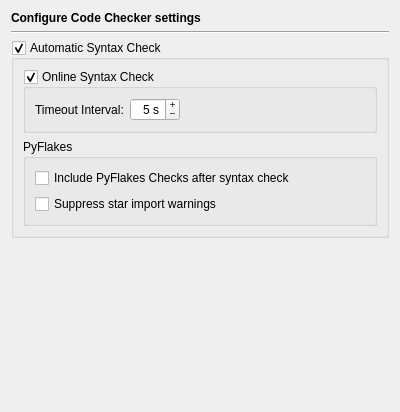
<?xml version="1.0" encoding="UTF-8"?>
<ui version="4.0">
 <class>EditorSyntaxPage</class>
 <widget class="QWidget" name="EditorSyntaxPage">
  <property name="geometry">
   <rect>
    <x>0</x>
    <y>0</y>
    <width>400</width>
    <height>412</height>
   </rect>
  </property>
  <property name="windowTitle">
   <string notr="true"/>
  </property>
  <layout class="QVBoxLayout" name="verticalLayout_2">
   <item>
    <widget class="QLabel" name="headerLabel">
     <property name="text">
      <string>&lt;b&gt;Configure Code Checker settings&lt;/b&gt;</string>
     </property>
    </widget>
   </item>
   <item>
    <widget class="Line" name="line2">
     <property name="frameShape">
      <enum>QFrame::HLine</enum>
     </property>
     <property name="frameShadow">
      <enum>QFrame::Sunken</enum>
     </property>
     <property name="orientation">
      <enum>Qt::Horizontal</enum>
     </property>
    </widget>
   </item>
   <item>
    <widget class="QGroupBox" name="automaticSyntaxCheckCheckBox">
     <property name="toolTip">
      <string>Select, whether source files should be checked automatically for syntax errors</string>
     </property>
     <property name="whatsThis">
      <string>&lt;b&gt;Automatic Syntax Check&lt;/b&gt;&lt;p&gt;Select to enable the automatic syntax checker. The syntax is checked, when a file is loaded or saved or the programming language of the editor is selected.&lt;/p&gt;</string>
     </property>
     <property name="title">
      <string>Automatic Syntax Check</string>
     </property>
     <property name="checkable">
      <bool>true</bool>
     </property>
     <layout class="QVBoxLayout" name="verticalLayout_3">
      <item>
       <widget class="QGroupBox" name="onlineCheckBox">
        <property name="toolTip">
         <string>Select to enable the online syntax checker</string>
        </property>
        <property name="whatsThis">
         <string>&lt;b&gt;Online Syntax Check&lt;/b&gt;&lt;p&gt;Select this to enable syntax checks while typing. The check is performed, if typing is interrupted for the configured timeout period.&lt;/p&gt;</string>
        </property>
        <property name="title">
         <string>Online Syntax Check</string>
        </property>
        <property name="checkable">
         <bool>true</bool>
        </property>
        <layout class="QHBoxLayout" name="horizontalLayout">
         <item>
          <widget class="QLabel" name="label">
           <property name="text">
            <string>Timeout Interval:</string>
           </property>
          </widget>
         </item>
         <item>
          <widget class="QSpinBox" name="onlineTimeoutSpinBox">
           <property name="toolTip">
            <string>Enter the timeout for the online syntax checker</string>
           </property>
           <property name="whatsThis">
            <string>&lt;b&gt;Timeout Interval&lt;/b&gt;&lt;p&gt;Enter the timeout interval for the online syntax check. The check is performed, if typing is interrupted for the configured timeout period.&lt;/p&gt;</string>
           </property>
           <property name="alignment">
            <set>Qt::AlignRight|Qt::AlignTrailing|Qt::AlignVCenter</set>
           </property>
           <property name="buttonSymbols">
            <enum>QAbstractSpinBox::PlusMinus</enum>
           </property>
           <property name="suffix">
            <string> s</string>
           </property>
           <property name="value">
            <number>5</number>
           </property>
          </widget>
         </item>
         <item>
          <spacer name="horizontalSpacer">
           <property name="orientation">
            <enum>Qt::Horizontal</enum>
           </property>
           <property name="sizeHint" stdset="0">
            <size>
             <width>205</width>
             <height>20</height>
            </size>
           </property>
          </spacer>
         </item>
        </layout>
       </widget>
      </item>
      <item>
       <widget class="QGroupBox" name="groupBox_2">
        <property name="title">
         <string>PyFlakes</string>
        </property>
        <layout class="QVBoxLayout" name="verticalLayout">
         <item>
          <widget class="QCheckBox" name="includeCheckBox">
           <property name="toolTip">
            <string>Select to include a PyFlakes check after the syntax check</string>
           </property>
           <property name="text">
            <string>Include PyFlakes Checks after syntax check</string>
           </property>
          </widget>
         </item>
         <item>
          <widget class="QCheckBox" name="ignoreStarImportCheckBox">
           <property name="toolTip">
            <string>Select to suppress star import warnings</string>
           </property>
           <property name="text">
            <string>Suppress star import warnings</string>
           </property>
          </widget>
         </item>
        </layout>
       </widget>
      </item>
     </layout>
    </widget>
   </item>
   <item>
    <spacer name="verticalSpacer">
     <property name="orientation">
      <enum>Qt::Vertical</enum>
     </property>
     <property name="sizeHint" stdset="0">
      <size>
       <width>20</width>
       <height>108</height>
      </size>
     </property>
    </spacer>
   </item>
  </layout>
 </widget>
 <resources/>
 <connections/>
</ui>
